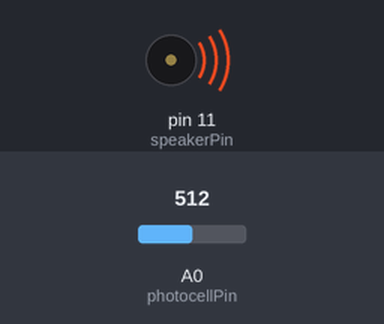
A sketch run on a simulated Arduino Uno, built with avr-gcc and run on an emulated ATmega328P. Shown: buzzer (waves = sounding). The inputs (shaded band) are chosen by the test bench; at power-on: A0 (photocellPin) = 512.

Above: at 0.1 s.
Timing chart, 0 to 1.6 s (numbered marks = the images above):
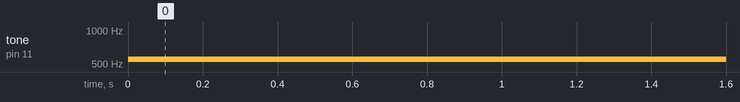

The sketch:

Making_sounds_2.ino
```cpp
int speakerPin =11;
int photocellPin = A0;


void setup() {
  // put your setup code here, to run once:

}

void loop() {
  // put your main code here, to run repeatedly:
int reading = analogRead(photocellPin);
int pitch =500+reading/10;
tone(speakerPin,pitch);
}
```

Measured:
- by itself, tone on pin 11 (speakerPin): silent → 551 Hz at 0.00 s
